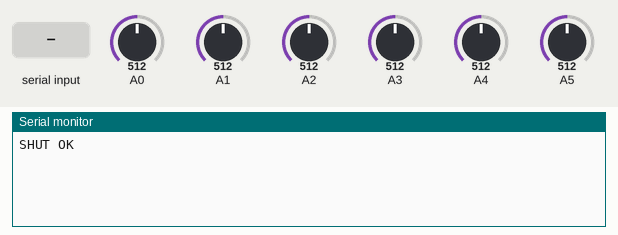
Recording of a sketch running on a simulated Arduino Uno, built with avr-gcc and run on an emulated ATmega328P. Parts: the last lines printed to the serial monitor. Inputs (shaded band) come from the test bench; at power-on: A0 = 512, A1 = 512, A2 = 512, A3 = 512, A4 = 512, A5 = 512. The modem accepts every AT command (registered, SIM ready, sends succeed) and sends nothing else.

Above: at 1.7 s.
1.8 s: "1" received over the second serial link
At 2.9 s:
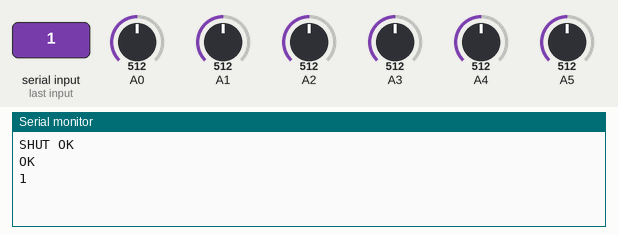
3.9 s: "0" received over the second serial link
At 7.8 s:
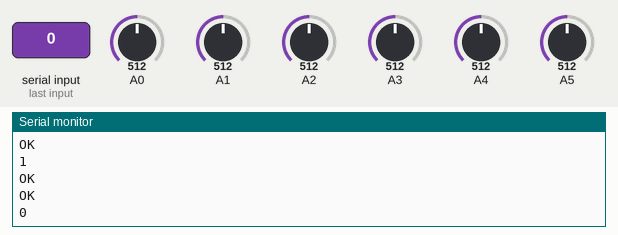

The sketch:

GSM_data___SMS.ino
```cpp
/*
 * GSM DATA SENT TO SERVER to ANALOG VALUE 0-999
 * SERVER
 * SMS
 * SMS & SERVER
 * date 12th April 2019
 */


#include <SoftwareSerial.h>
  SoftwareSerial myGsm(7,8);


String dataMessage;
int readingCount = 0;
unsigned long lastSMSSentTime = 0;


void setup() {
   myGsm.begin(19200);
   Serial.begin(19200);
   delay(500);
}


void analogPin(){
    int a = map(analogRead(A0), 0, 1023, 0, 999);
    int b = map(analogRead(A1), 0, 1023, 0, 999);
    int c = map(analogRead(A2), 0, 1023, 0, 999);
    int d = map(analogRead(A3), 0, 1023, 0, 999);
    int e = map(analogRead(A4), 0, 1023, 0, 999);
    int f = map(analogRead(A5), 0, 1023, 0, 999);
    dataMessage += (String(a)+"," + String(b)+"," +String(c)+"," + String(d)+","+String(e)+"," + String(f)+",");   // REPLACE WITH YOUR OWN SMS MESSAGE CONTENT
    readingCount++;

    while(readingCount>=5) {              //Sent Message There is no SMS space left from 120 characters
      //Serial.println(dataMessage);
      readingCount = 0;
      return;
    }
 }


void printSerialData() {
   while(myGsm.available()!=0)
   Serial.write(myGsm.read());
}


void loop() {
  analogPin();

  if(readingCount == 0){
    //Serial.println(dataMessage);
       sendServer(); // Sent data to webserver
       if ((unsigned long)(millis() - lastSMSSentTime) > 2000){
            lastSMSSentTime = millis();
            //sendSMS();  // Sent data to SMS
            Serial.println("SMS SEND");
          }
       dataMessage = "";  // clear
    }
  delay(100);
 }


void sendSMS(){
     myGsm.println("AT+CMGF=1");    //Sets the GSM Module in Text Mode
     delay(1000);                   // Delay of 1 second
     myGsm.println("AT+CMGS=\"+919641892607\"\r"); // Replace x with mobile number
     delay(1000);
     myGsm.println(dataMessage);// The SMS text you want to send
     delay(1000);
     myGsm.println((char)26);// ASCII code of CTRL+Z for saying the end of sms to  the module
}


void sendServer(){

  myGsm.println("AT+CIPSHUT");
  delay(500);
  printSerialData();

  myGsm.println("AT+CIPMUX=0");
  delay(1000);
  printSerialData();

  myGsm.println("AT+CGATT=1");
  delay(1000);
  printSerialData();

  myGsm.println("AT+CSTT=\"www\",\"\",\"\"");//setting the APN,2nd parameter empty works for all networks
  delay(3000);
  printSerialData();

  myGsm.println();
  myGsm.println("AT+CIICR");
  delay(2000);
  printSerialData();

  myGsm.println("AT+CIFSR"); //init the HTTP request
  delay(2000);
  printSerialData();


  myGsm.println("AT+CIPSTART=\"TCP\",\"gaziproperties.in\",\"80\"");
  delay(5000);
  printSerialData();

  delay(5000);

  myGsm.println("AT+CIPSEND");
  delay(100);
  printSerialData();

  myGsm.print("GET /db.php?data=");
  myGsm.print(dataMessage);   // Sent DATA TO WEBSERVER
  myGsm.println(" HTTP/1.1");
  myGsm.println("Host: gaziproperties.in");
  myGsm.println();
  myGsm.println((char)26); //myGsm.write(0x1A);

  delay(3000);
  myGsm.println("AT+CIPCLOSE");
  printSerialData();

  myGsm.println("AT+CIPSHUT");
  delay(1000);
  printSerialData();

 }
```

Measured:
- after the input at 1.8 s, the serial monitor: prints a new line after 0.63 s (image 1)
- after the input at 3.9 s, the serial monitor: prints a new line after 2.5 s (image 2)
